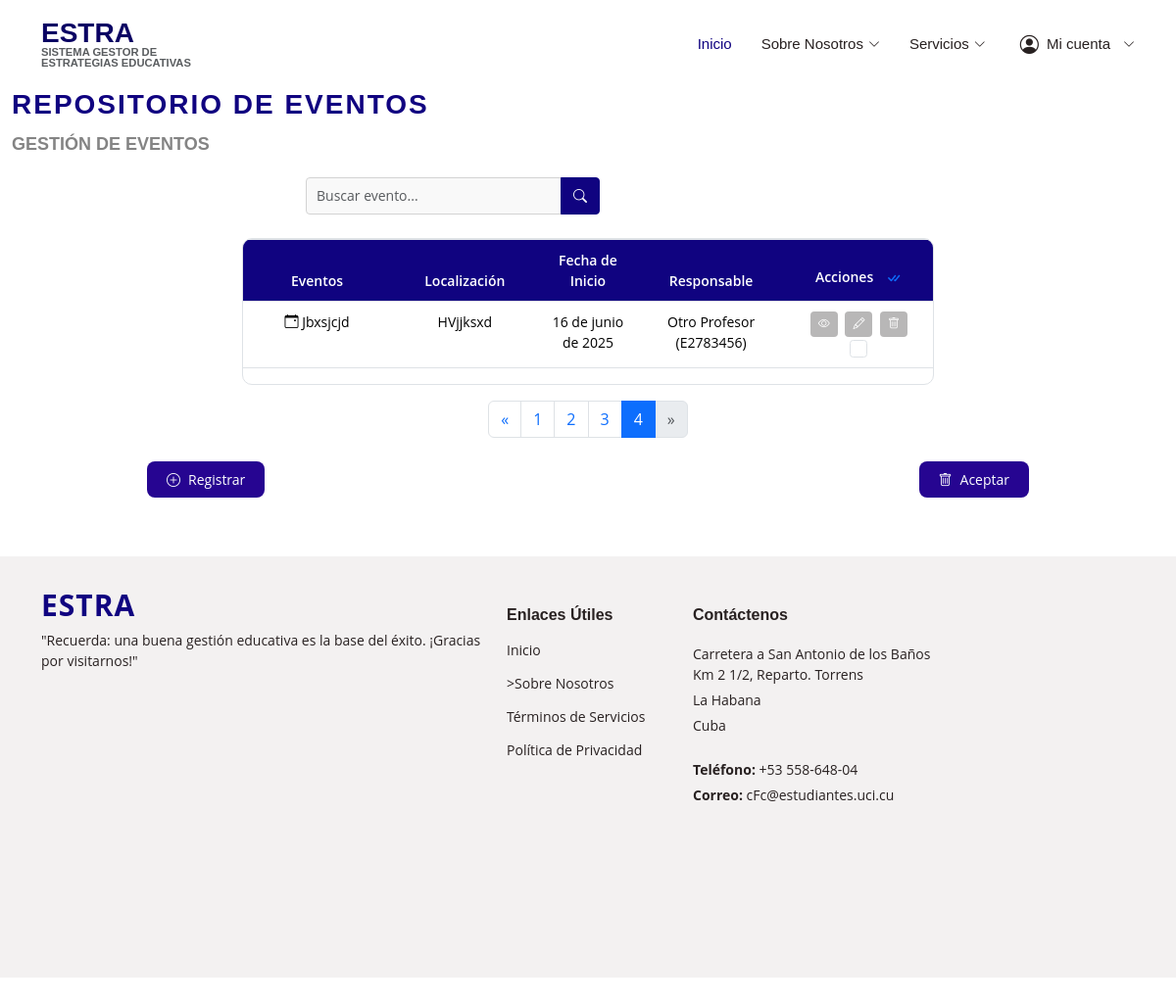
/p/eventos/?page=4 (signed in), run on an earlier commit of the app's database.
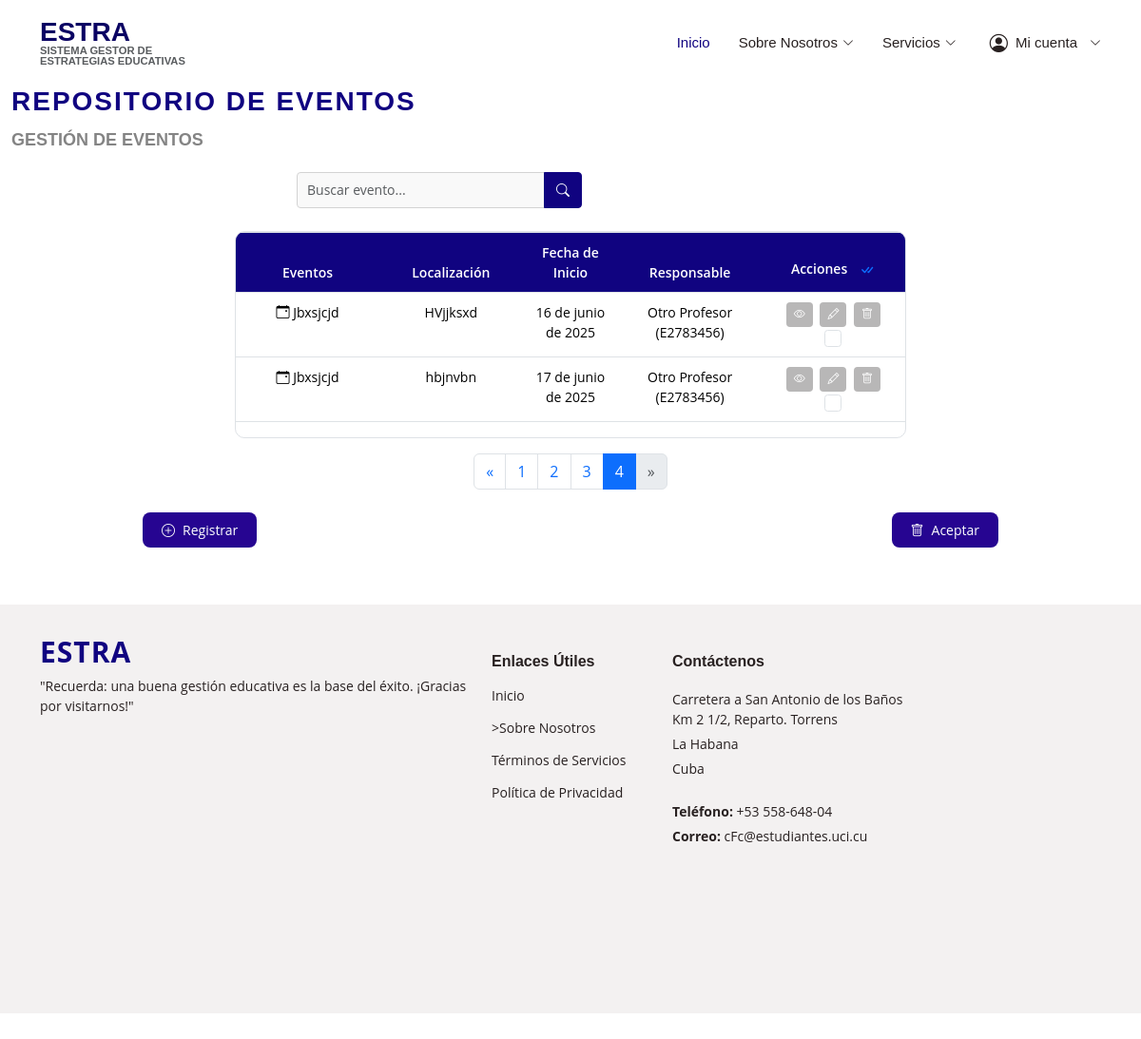
And on a later commit of the database.
### eventos/models.py (models this page shows, shortened)
class Evento(models.Model):
    nombre_evento = models.CharField(max_length=100)
    descripcion = models.TextField()
    fecha_inicio = models.DateField()
    fecha_fin = models.DateField()
    hora_inicio = models.TimeField()
    hora_fin = models.TimeField()
    ubicacion_evento = models.CharField(max_length=100)
    tipo_evento = models.CharField(
        max_length=20,
        choices=[
            ('academico', 'Académico'),
            ('cultural', 'Cultural'),
            ('deportivo', 'Deportivo'),
            ('social', 'Social'),
        ]
    )
    profesor_encargado = models.ForeignKey(
        'profesores.Profesor',
        on_delete=models.SET_NULL,
        related_name="eventos_asociados",
        blank=True,
        null=True
    )
    telefono_contacto = models.CharField(max_length=15,null=True, blank=True)

### profesores/models.py (models this page shows)
class Profesor(models.Model):
    nombre = models.CharField(max_length=50)
    primer_apellido = models.CharField(max_length=50)
    segundo_apellido = models.CharField(max_length=50, blank=True, null=True)
    sexo = models.CharField(
        max_length=20,
        choices=[
            ('masculino', 'Masculino'),
            ('femenino', 'Femenino'),
            ('otro', 'Otro')
        ]
    )
    categoria_docente = models.CharField(
        max_length=20,
        choices=[
            ('instructor', 'Instructor'),
            ('asistente', 'Asistente'),
            ('auxiliar', 'Auxiliar'),
            ('titular', 'Titular')
        ]
    )
    asignatura = models.CharField(max_length=50)
    solapin = models.CharField(max_length=10, unique=True)
    telefono = models.CharField(max_length=15)
    correo = models.EmailField(max_length=50)
    descripcion = models.TextField()
    def __str__(self):
        return f"{self.nombre} {self.primer_apellido} ({self.solapin})"

### eventos/vistas/vistas_principal.py (the view)
# urls.py: path('p/eventos/', vistas_principal.visualizar_eventos, name='p_eventos'),
def visualizar_eventos(request):
    if not request.user.is_authenticated:
        messages.error(request, "No estas autenticado.")
        return redirect("login")
    if not request.user.es_profesor():
        messages.error(request, "No tienes permiso para funcion modelo.")
        return redirect("pagina_principal")
    query = request.GET.get('q', '')
    if query:
        eventos = Evento.objects.filter(
            Q(nombre_evento__icontains=query) |
            Q(descripcion__icontains=query) |
            Q(ubicacion_evento__icontains=query) |
            Q(tipo_evento__icontains=query) |
            Q(telefono_contacto__icontains=query) |
            Q(profesor_encargado__nombre__icontains=query) |
            Q(profesor_encargado__primer_apellido__icontains=query)
        )
    else:
        eventos = Evento.objects.all()
    paginator = Paginator(eventos, 4)  # 4 eventos por página
    page_number = request.GET.get('page')
    page_obj = paginator.get_page(page_number)
    return render(request, 'profesor_principal/listar_eventos.html', {
        'eventos': page_obj.object_list,
        'page_obj': page_obj,
        'query': query
    })

### usuarios/models.py (called while the page is built)
    def es_profesor(self):
        return self.rol == 'profesor_principal'

### templates/profesor_principal/listar_eventos.html (shortened to what the changed rows need)
{% extends "base.html" %}
{% load static %}
{% block content %}
<section id="eventos" class="eventos section-bg">
  <div class="container-fluid">
    <div class="section-title">
      <h2>Repositorio de Eventos</h2>
    </div>
    <form id="form-eliminar-eventos" method="POST" action="{% url 'p_eliminar_eventos' %}">
      <div id="tabla-eventos" class="table-container">
        <div id="tabla-eventos-resposive" class="table-responsive">
          <table id="tablita-eventos" class="table table-bordered table-hover custom-table">
            <thead>
              <tr>
                <th>Eventos</th>
                <th>Localización</th>
                <th>Fecha de Inicio</th>
                <th> Responsable</th>
                <th>
                  Acciones
                  <button type="button" id="btn-seleccionar-todo" class="btn btn-link p-0 ms-2" title="Seleccionar Todo">
                    <i class="bi bi-check-all"></i>
                  </button>
                </th>
              </tr>
            </thead>
            <tbody>
              {% for evento in eventos %}
              <tr data-id="{{evento.id}}">
                <td>
                  <i class="bi bi-calendar-event"></i> {{ evento.nombre_evento }}
                </td>
                <td>{{ evento.ubicacion_evento }}</td>
                <td>{{ evento.fecha_inicio }}</td>
                <td>{{ evento.profesor_encargado }}</td>
                <td>
                  <button type="button"  class="btn btn-action btn-ver-detalles" data-id="{{ evento.id }}" title="Ver Detalles">
                    <i class="bi bi-eye"></i>
                  </button>
                  <button type="button" class="btn btn-action btn-modificar" data-id="{{ evento.id }}" title="Modificar">
                    <i class="bi bi-pencil"></i>
                  </button>
                  <button type="button" class="btn btn-action btn-eliminar" data-id="{{ evento.id }}" title="Eliminar">
                    <i class="bi bi-trash"></i>
                  </button>
                  <input type="checkbox" class="form-check-input seleccionar-fila" name="eventos[]" value="{{ evento.id }}">
                </td>
              </tr>
              {% empty %}
              <tr>
                <td colspan="5" class="text-center">No hay eventos registrados.</td>
              </tr>
              {% endfor %}
            </tbody>
          </table>
        </div>
      </div>
      {% if page_obj %}
      <nav aria-label="Paginación de eventos">
        <ul class="pagination justify-content-center mt-3">
          {% for num in page_obj.paginator.page_range %}
            {% if page_obj.number == num %}
              <li class="page-item active"><span class="page-link">{{ num }}</span></li>
            {% else %}
              <li class="page-item"><a class="page-link" href="?{% if query %}q={{ query }}&{% endif %}page={{ num }}">{{ num }}</a></li>
            {% endif %}
          {% endfor %}
        </ul>
      </nav>
      {% endif %}
    </form>
  </div>
</section>
{% endblock %}

What changed in the data, as far as the page shows it:
added Evento: nombre_evento "Jbxsjcjd", ubicacion_evento "hbjnvbn", fecha_inicio "17 de junio de 2025", profesor_encargado "Otro Profesor (E2783456)"
